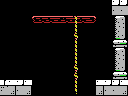

A 2D game scene composited from a Tiled map and its tileset images. What follows is a short description and the map's XML, with every tile layer's data as written:
An orthogonal 16x12 tile map with 8x8 px tiles, 1 tile layer (Tile Layer 1) and 8 objects (2x item, 2x breakable-right, 2x door-right, big-item, 4x4-item).

<map version="1.0" orientation="orthogonal" renderorder="right-down" width="16" height="12" tilewidth="8" tileheight="8" nextobjectid="9"> <properties>  <property name="down" value="hole" />  <property name="up" value="hole" /> </properties> <tileset firstgid="1" name="tiles" tilewidth="8" tileheight="8" tilecount="256" columns="16">  <image source="tiles.png" width="128" height="128" /> </tileset> <layer name="Tile Layer 1" width="16" height="12">  <data encoding="csv">1,1,1,1,1,1,1,1,1,1,1,1,1,1,247,247,1,1,1,1,1,1,1,1,1,1,1,1,1,1,153,153,1,1,1,1,140,255,255,138,255,136,255,139,1,1,196,197,1,1,1,1,1,1,1,1,1,135,1,1,1,1,212,213,1,1,1,1,1,1,1,1,1,132,1,1,1,1,228,229,1,1,1,1,1,1,1,1,1,135,1,1,1,1,244,245,1,1,1,1,1,1,1,1,1,135,1,1,1,1,196,197,1,1,1,1,1,1,1,1,1,135,1,1,1,1,212,213,1,1,1,1,1,1,1,1,1,132,1,1,1,1,228,229,1,1,1,1,1,1,1,1,1,132,1,1,1,1,244,245,151,156,247,156,1,1,1,1,1,135,1,1,156,247,247,156,153,152,153,152,1,1,1,1,1,256,1,1,152,153,153,152</data> </layer> <objectgroup name="objects">  <object id="1" type="item" x="96" y="64" width="16" height="16" />  <object id="2" type="item" x="56" y="0" width="16" height="16" />  <object id="3" type="big-item" x="0" y="56" width="32" height="24" />  <object id="4" type="breakable-right" x="112" y="16" width="16" height="32" />  <object id="5" type="breakable-right" x="112" y="48" width="16" height="32" />  <object id="6" type="door-right" x="112" y="16" width="16" height="24" />  <object id="7" type="door-right" x="112" y="48" width="16" height="24" />  <object id="8" type="4x4-item" x="0" y="48" width="32" height="32" /> </objectgroup></map>
